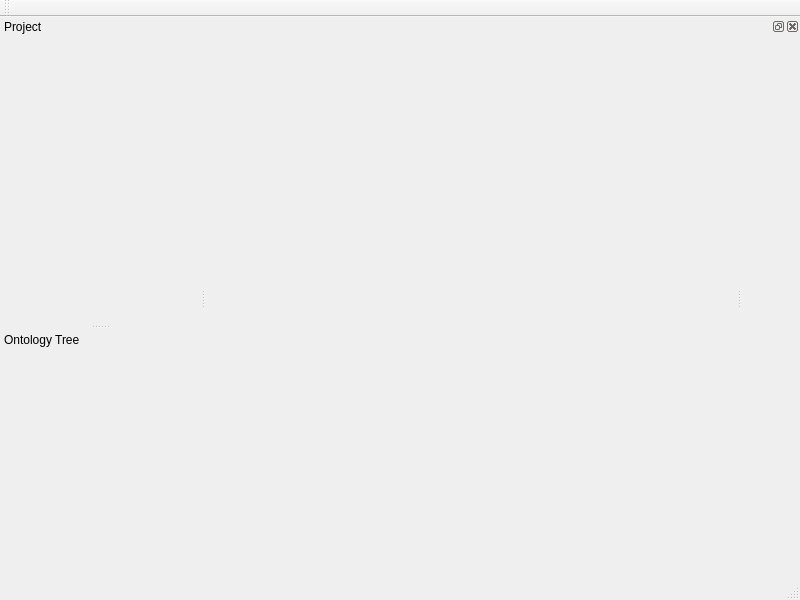
<?xml version="1.0" encoding="UTF-8"?>
<ui version="4.0">
 <class>OntolisWindow</class>
 <widget class="QMainWindow" name="OntolisWindow">
  <property name="geometry">
   <rect>
    <x>0</x>
    <y>0</y>
    <width>800</width>
    <height>600</height>
   </rect>
  </property>
  <property name="windowTitle">
   <string>MainWindow</string>
  </property>
  <property name="unifiedTitleAndToolBarOnMac">
   <bool>true</bool>
  </property>
  <widget class="QWidget" name="centralwidget">
   <layout class="QHBoxLayout" name="horizontalLayout">
    <property name="leftMargin">
     <number>0</number>
    </property>
    <property name="topMargin">
     <number>0</number>
    </property>
    <property name="rightMargin">
     <number>0</number>
    </property>
    <property name="bottomMargin">
     <number>0</number>
    </property>
    <item>
     <layout class="QVBoxLayout" name="contentLayout">
      <item>
       <widget class="QTabWidget" name="tabWidget">
        <property name="tabPosition">
         <enum>QTabWidget::South</enum>
        </property>
        <property name="tabShape">
         <enum>QTabWidget::Rounded</enum>
        </property>
        <property name="currentIndex">
         <number>-1</number>
        </property>
        <property name="elideMode">
         <enum>Qt::ElideMiddle</enum>
        </property>
        <property name="usesScrollButtons">
         <bool>true</bool>
        </property>
        <property name="documentMode">
         <bool>true</bool>
        </property>
       </widget>
      </item>
     </layout>
    </item>
   </layout>
  </widget>
  <widget class="QMenuBar" name="menubar">
   <property name="geometry">
    <rect>
     <x>0</x>
     <y>0</y>
     <width>800</width>
     <height>22</height>
    </rect>
   </property>
  </widget>
  <widget class="QStatusBar" name="statusbar"/>
  <widget class="QDockWidget" name="projectDockWidget">
   <property name="minimumSize">
    <size>
     <width>200</width>
     <height>52</height>
    </size>
   </property>
   <property name="floating">
    <bool>false</bool>
   </property>
   <property name="features">
    <set>QDockWidget::DockWidgetMovable</set>
   </property>
   <property name="allowedAreas">
    <set>Qt::LeftDockWidgetArea|Qt::RightDockWidgetArea</set>
   </property>
   <property name="windowTitle">
    <string>Project</string>
   </property>
   <attribute name="dockWidgetArea">
    <number>1</number>
   </attribute>
   <widget class="QWidget" name="projectDockWidgetContents">
    <layout class="QVBoxLayout" name="verticalLayout_3">
     <property name="leftMargin">
      <number>0</number>
     </property>
     <property name="topMargin">
      <number>0</number>
     </property>
     <property name="rightMargin">
      <number>0</number>
     </property>
     <property name="bottomMargin">
      <number>0</number>
     </property>
     <item>
      <layout class="QVBoxLayout" name="projectTreeLayout"/>
     </item>
    </layout>
   </widget>
  </widget>
  <widget class="QDockWidget" name="treeDockWidget">
   <property name="minimumSize">
    <size>
     <width>200</width>
     <height>42</height>
    </size>
   </property>
   <property name="features">
    <set>QDockWidget::DockWidgetMovable</set>
   </property>
   <property name="allowedAreas">
    <set>Qt::LeftDockWidgetArea|Qt::RightDockWidgetArea</set>
   </property>
   <property name="windowTitle">
    <string>Ontology Tree</string>
   </property>
   <attribute name="dockWidgetArea">
    <number>1</number>
   </attribute>
   <widget class="QWidget" name="treeDockWidgetContents">
    <layout class="QVBoxLayout" name="verticalLayout">
     <property name="leftMargin">
      <number>0</number>
     </property>
     <property name="topMargin">
      <number>0</number>
     </property>
     <property name="rightMargin">
      <number>0</number>
     </property>
     <property name="bottomMargin">
      <number>0</number>
     </property>
     <item>
      <layout class="QVBoxLayout" name="ontologyTreeLayout"/>
     </item>
    </layout>
   </widget>
  </widget>
  <widget class="QToolBar" name="toolBar">
   <property name="windowTitle">
    <string>toolBar</string>
   </property>
   <attribute name="toolBarArea">
    <enum>TopToolBarArea</enum>
   </attribute>
   <attribute name="toolBarBreak">
    <bool>false</bool>
   </attribute>
  </widget>
  <widget class="QDockWidget" name="palleteDockWidget">
   <property name="features">
    <set>QDockWidget::AllDockWidgetFeatures</set>
   </property>
   <property name="allowedAreas">
    <set>Qt::AllDockWidgetAreas</set>
   </property>
   <attribute name="dockWidgetArea">
    <number>2</number>
   </attribute>
   <widget class="QWidget" name="dockWidgetContents">
    <layout class="QVBoxLayout" name="verticalLayout_4">
     <property name="leftMargin">
      <number>0</number>
     </property>
     <property name="topMargin">
      <number>0</number>
     </property>
     <property name="rightMargin">
      <number>0</number>
     </property>
     <property name="bottomMargin">
      <number>0</number>
     </property>
     <item>
      <layout class="QVBoxLayout" name="palleteLayout"/>
     </item>
    </layout>
   </widget>
  </widget>
 </widget>
 <resources/>
 <connections/>
</ui>
